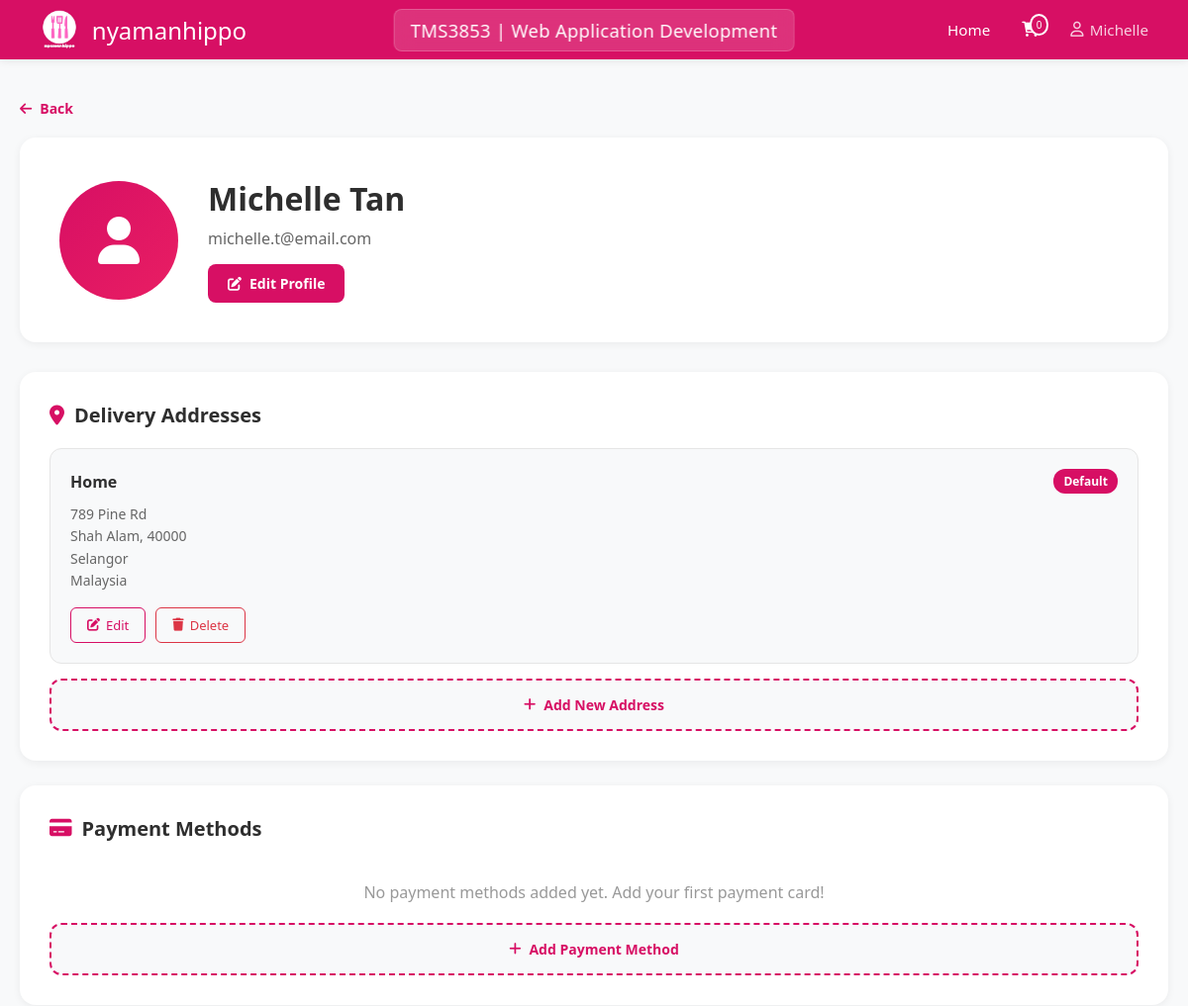
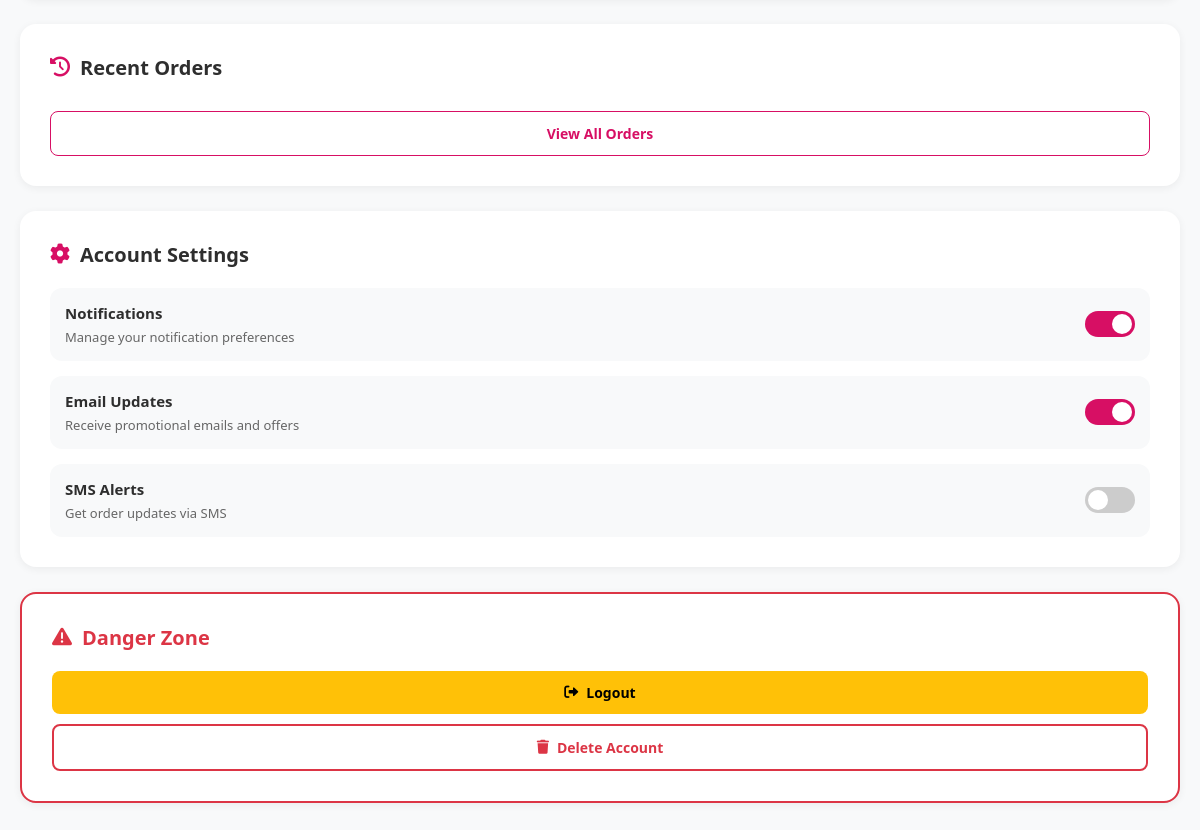
/userProfile.php (signed in), run on the app's committed database (2 pictures, top to bottom).
### tables this page shows
CREATE TABLE `user` (
  `User_ID` int(11) NOT NULL,
  `Username` varchar(100) NOT NULL,
  `Name` varchar(60) NOT NULL,
  `Email` varchar(110) NOT NULL,
  `Password` varchar(100) NOT NULL,
  `PhoneNo` varchar(15) NOT NULL,
  `Address` text DEFAULT NULL,
  `Profile_Picture` varchar(255) DEFAULT NULL,
  `Date_Of_Birth` date DEFAULT NULL,
  `Gender` enum('male','female','other','') DEFAULT NULL,
  `Created_At` timestamp NOT NULL DEFAULT current_timestamp(),
  `Updated_At` timestamp NOT NULL DEFAULT current_timestamp() ON UPDATE current_timestamp()
);

CREATE TABLE `address` (
  `Address_ID` int(11) NOT NULL,
  `User_ID` int(11) NOT NULL,
  `Label` varchar(50) NOT NULL,
  `Street` varchar(255) NOT NULL,
  `City` varchar(100) NOT NULL,
  `Postcode` varchar(20) NOT NULL,
  `State` varchar(100) DEFAULT 'Kuala Lumpur',
  `Country` varchar(100) NOT NULL DEFAULT 'Malaysia',
  `Is_Default` tinyint(1) DEFAULT 0,
  `Created_At` timestamp NOT NULL DEFAULT current_timestamp(),
  `Updated_At` timestamp NOT NULL DEFAULT current_timestamp() ON UPDATE current_timestamp()
);

### userProfile.php (the view, shortened to what this page needs)
<?php
$host = 'localhost';
$dbname = 'foodpanda_db';
$username = 'root';
$password = '';
$pdo = null;
$db_error = false;
try {
    $pdo = new PDO("mysql:host=$host;dbname=$dbname", $username, $password);
    $pdo->setAttribute(PDO::ATTR_ERRMODE, PDO::ERRMODE_EXCEPTION);
} catch(PDOException $e) {
    error_log("Connection failed: " . $e->getMessage());
    $db_error = true;
}
$currentUser = null;
$addresses = [];
$paymentMethods = [];
if ($pdo && !$db_error) {
    try {
        $userId = $_SESSION['user_id'];
        $userQuery = "SELECT * FROM user WHERE User_ID = ?";
        $userStmt = $pdo->prepare($userQuery);
        $userStmt->execute([$userId]);
        $currentUser = $userStmt->fetch(PDO::FETCH_ASSOC);
        $addressQuery = "SELECT * FROM address WHERE User_ID = ? ORDER BY Is_Default DESC, Created_At DESC";
        $addressStmt = $pdo->prepare($addressQuery);
        $addressStmt->execute([$userId]);
        $addresses = $addressStmt->fetchAll(PDO::FETCH_ASSOC);
        $paymentQuery = "SELECT * FROM payment_method WHERE User_ID = ? ORDER BY Is_Default DESC, Created_At DESC";
        $paymentStmt = $pdo->prepare($paymentQuery);
        $paymentStmt->execute([$userId]);
        $paymentMethods = $paymentStmt->fetchAll(PDO::FETCH_ASSOC);
    } catch(PDOException $e) {
        error_log("User query failed: " . $e->getMessage());
    }
}
$fullName = $currentUser['Name'] ?? 'James Smith';
$nameParts = explode(' ', $fullName, 2);
$firstName = $nameParts[0] ?? 'James';
$email = $currentUser['Email'] ?? 'james@email.com';
$profilePicture = $currentUser['Profile_Picture'] ?? null;
?>
<!DOCTYPE html>
<html lang="en">
<head>
    <link rel="stylesheet" href="navbar.css">
    <link rel="stylesheet" href="https://cdnjs.cloudflare.com/ajax/libs/font-awesome/6.0.0/css/all.min.css">
</head>
<body>
    <nav class="navbar">
        <div class="nav-wrapper">
            <div class="logo">
                <img src="foodpanda-logo.jpg" alt="foodpanda" class="logo-img">
                <h1>nyamanhippo</h1>
            </div>
            <div class="nav-links">
                <a href="userIndex.php">Home</a>
                <a href="cart.php" class="cart-icon">
                    <span class="cart-count" id="cart-count">0</span>
                </a>
                <a href="userProfile.php" class="user-profile active">
                    <i class="fa-regular fa-user"></i>
                    <span id="userName"><?php echo htmlspecialchars($firstName); ?></span>
                </a>
            </div>
        </div>
    </nav>
    <main class="profile-container">
        <button class="back-btn" onclick="goBack()">
            <i class="fa fa-arrow-left"></i> Back
        </button>
        <div class="profile-header">
            <div class="profile-avatar" id="profileAvatar">
                <?php if ($profilePicture): ?>
                    <img src="<?php echo htmlspecialchars($profilePicture); ?>" alt="Profile Picture">
                <?php else: ?>
                    <i class="fa fa-user"></i>
                <?php endif; ?>
            </div>
            <div class="profile-info">
                <h1 id="fullName"><?php echo htmlspecialchars($fullName); ?></h1>
                <p class="email" id="userEmail"><?php echo htmlspecialchars($email); ?></p>
                <button class="edit-profile-btn" onclick="window.location.href='editProfile.php'">
                    <i class="fa fa-edit"></i> Edit Profile
                </button>
            </div>
        </div>
        <div class="profile-content">
            <div class="profile-section address-section">
                <h2><i class="fa fa-map-marker-alt"></i> Delivery Addresses</h2>
                <?php if (empty($addresses)): ?>
                    <p style="color: #999; padding: 20px; text-align: center;">
                        No addresses added yet. Add your first delivery address!
                    </p>
                <?php else: ?>
                    <?php foreach ($addresses as $addr): ?>
                        <div class="address-card">
                            <div class="address-header">
                                <h3><?php echo htmlspecialchars($addr['Label']); ?></h3>
                                <?php if ($addr['Is_Default']): ?>
                                    <span class="default-badge">Default</span>
                                <?php endif; ?>
                            </div>
                            <p><?php echo htmlspecialchars($addr['Street']); ?></p>
                            <p><?php echo htmlspecialchars($addr['City']); ?>, <?php echo htmlspecialchars($addr['Postcode']); ?></p>
                            <?php if (!empty($addr['State'])): ?>
                                <p><?php echo htmlspecialchars($addr['State']); ?></p>
                            <?php endif; ?>
                            <p><?php echo htmlspecialchars($addr['Country']); ?></p>
                            <div class="address-actions">
                                <button class="action-btn edit-address-btn" onclick="window.location.href='editAddress.php?id=<?php echo $addr['Address_ID']; ?>'">
                                    <i class="fa fa-edit"></i> Edit
                                </button>
                                <button class="action-btn delete delete-address-btn" onclick="deleteAddress(<?php echo $addr['Address_ID']; ?>)">
                                    <i class="fa fa-trash"></i> Delete
                                </button>
                            </div>
                        </div>
                    <?php endforeach; ?>
                <?php endif; ?>
                <button class="add-address-btn" onclick="window.location.href='editAddress.php'">
                    <i class="fa fa-plus"></i> Add New Address
                </button>
            </div>
            <div class="profile-section payment-section">
                <h2><i class="fa fa-credit-card"></i> Payment Methods</h2>
                <?php if (empty($paymentMethods)): ?>
                    <p style="color: #999; padding: 20px; text-align: center;">
                        No payment methods added yet. Add your first payment card!
                    </p>
                <?php endif; ?>
                <button class="add-payment-btn" onclick="window.location.href='editPayment.php'">
                    <i class="fa fa-plus"></i> Add Payment Method
                </button>
            </div>
            <div class="profile-section">
                <h2><i class="fa fa-history"></i> Recent Orders</h2>
                <button class="view-all-btn" onclick="window.location.href='dashboard.php'">View All Orders</button>
            </div>
            <div class="profile-section">
                <h2><i class="fa fa-cog"></i> Account Settings</h2>
                <div class="settings-list">
                    <div class="setting-item">
                        <div class="setting-info">
                            <h3>Notifications</h3>
                            <p>Manage your notification preferences</p>
                        </div>
                        <label class="toggle-switch">
                            <span class="slider"></span>
                        </label>
                    </div>
                    <div class="setting-item">
                        <div class="setting-info">
                            <h3>Email Updates</h3>
                            <p>Receive promotional emails and offers</p>
                        </div>
                        <label class="toggle-switch">
                            <span class="slider"></span>
                        </label>
                    </div>
                    <div class="setting-item">
                        <div class="setting-info">
                            <h3>SMS Alerts</h3>
                            <p>Get order updates via SMS</p>
                        </div>
                        <label class="toggle-switch">
                            <span class="slider"></span>
                        </label>
                    </div>
                </div>
            </div>
            <div class="profile-section danger-zone">
                <h2><i class="fa fa-exclamation-triangle"></i> Danger Zone</h2>
                <button class="logout-btn" id="logoutBtn"><i class="fa fa-sign-out-alt"></i> Logout</button>
                <button class="delete-account-btn" id="deleteAccountBtn"><i class="fa fa-trash"></i> Delete Account</button>
            </div>
        </div>
    </main>
</body>
</html>

### navbar.css (style rules this page uses)
:root { --primary-color: #d70f64; --secondary-color: #ff2b85; --dark-color: #2e2e2e; --light-color: #f8f9fa; }
* { margin: 0; padding: 0; box-sizing: border-box; }
body { font-family: 'Segoe UI', Tahoma, Geneva, Verdana, sans-serif; }
.navbar { background: var(--primary-color); box-shadow: 0 2px 8px rgba(0,0,0,0.08); position: sticky; top: 0; z-index: 1000; }
.nav-wrapper { max-width: 1200px; margin: 0 auto; display: flex; justify-content: space-between; align-items: center; padding: 0 40px; height: 60px; position: relative; }
.logo { display: flex; align-items: center; gap: 0.8rem; }
.logo-img { height: 40px; width: auto; object-fit: contain; }
.logo h1 { color: white; font-size: 1.5rem; font-weight: 400; margin: 0; }
.nav-wrapper::after { content: "TMS3853 | Web Application Development"; position: absolute; left: 50%; transform: translateX(-50%); padding: 0.5rem 1rem; font-size: 1.15rem; font-weight: 500; color: white; background: rgba(255, 255, 255, 0.15); border-radius: 8px; backdrop-filter: blur(10px); border: 1px solid rgba(255, 255, 255, 0.2); letter-spacing: 0.3px; white-space: nowrap; }
.nav-links { display: flex; gap: 2rem; align-items: center; }
.nav-links a { text-decoration: none; color: white; font-weight: 500; font-size: 0.95rem; transition: opacity 0.3s; border: none; background: none; padding: 0; border-radius: 0; }

### data on the page
user: Name "Michelle", Name "Michelle Tan", Email "michelle.t@email.com"
address: Label "Home", Is_Default "Default", Street "789 Pine Rd", City "Shah Alam", Postcode "40000", State "Selangor", Country "Malaysia"
